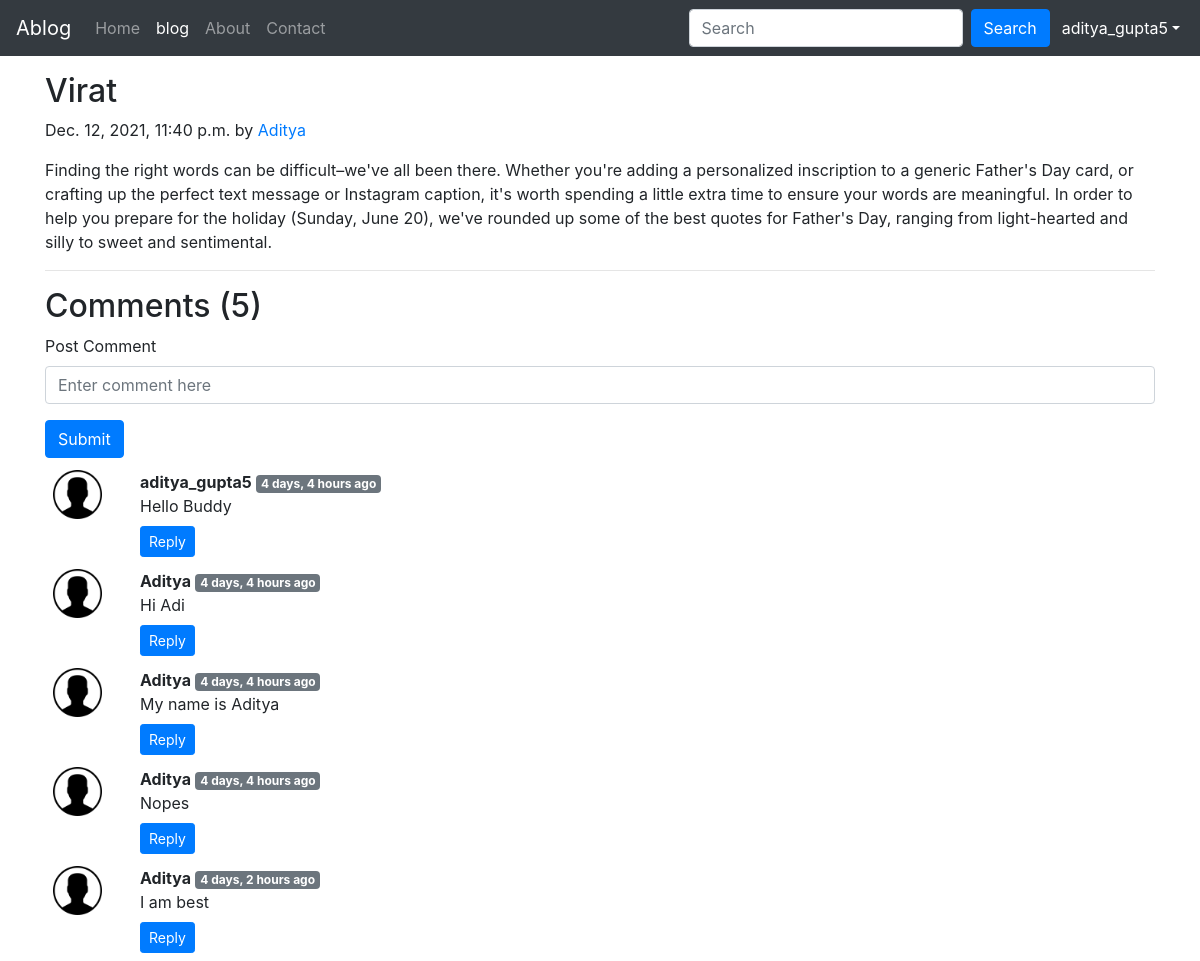
Page /blog/Best Cricketer (signed in) on the committed database.
### blog/models.py (models this page shows, shortened)
class Post(models.Model):
    sno=models.AutoField(primary_key=True)
    title=models.CharField(max_length=255)
    author=models.CharField(max_length=14)
    slug=models.CharField(max_length=130)
    timeStamp=models.DateTimeField(blank=True)
    content=models.TextField()

class BlogComment(models.Model):
    sno= models.AutoField(primary_key=True)
    comment=models.TextField()
    user=models.ForeignKey(User, on_delete=models.CASCADE)
    post=models.ForeignKey(Post, on_delete=models.CASCADE)
    parent=models.ForeignKey('self',on_delete=models.CASCADE, null=True )
    timestamp= models.DateTimeField(default=now)

### blog/views.py (the view)
# urls.py: path('<str:slug>',views.blogpost,name="post"),
def blogpost(request,slug):
    post=Post.objects.filter(slug=slug).first();
    comments=BlogComment.objects.filter(post=post)
    context={"post":post,"comments":comments,'user':request.user};
    return render(request,'blog/blogpost.html',context);

### templates/blog/blogpost.html (shortened to what this page needs)
{% extends 'base.html' %}
{% block blog %}active{% endblock %}
{% block body %}
{% load humanize %}
<div class="container my-3">
    <div class="blog-post">
        <h2 class="blog-post-title">{{post.title}}</h2>
        <p class="blog-post-meta">{{post.timeStamp}} by <a href="#">{{post.author}}</a></p>
        <p>{{post.content|safe}}</p>
        <hr>
    </div>
</div>
<div class="container">
    <h2> Comments ({{comments.count}})</h2>
    <div class="my-2">
        {% if user.is_authenticated %}
        <form action="/blog/postComment" method="post">
            <div class="form-group">
                <label for="exampleInputEmail1">Post Comment </label>
                <input type="text" class="form-control" name="comment" placeholder="Enter comment here">
            </div>
            <button type="submit" class="btn btn-primary">Submit</button>
        </form>
        {% else %}
        Please login to post a comment
        {% endif %}
        {% for comment in comments %}
        <div class="row my-1">
            <div class="col-md-1  ">
                <img class="rounded mx-auto d-block w-100 p-2" src="/static/img/p.png" alt="user">
            </div>
            <div class="col-md-11 mt-2">
                <b> {{comment.user.username}}</b> <span
                    class="badge badge-secondary ">{{comment.timestamp|naturaltime}}</span>
                <div> {{comment.comment}} </div>
                <div class="reply mx-0">
                    <button class="btn btn-sm btn-primary mt-2" type="button" data-toggle="collapse"
                        data-target="#replyBox{{comment.sno}}" aria-expanded="false"
                        aria-controls="replyBox{{comment.sno}}">
                        Reply
                    </button>
                </div>
            </div>
        </div>
            {% endfor %}
        </div>
        {% endblock %}

### templates/base.html (shortened to what this page needs)
<!doctype html>
<html lang="en">
<head>
    <link rel="stylesheet" href="https://stackpath.bootstrapcdn.com/bootstrap/4.4.1/css/bootstrap.min.css"
>
</head>
<body>
    <nav class="navbar navbar-expand-lg navbar-dark bg-dark">
        <a class="navbar-brand" href="/">Ablog</a>
        <div class="collapse navbar-collapse" id="navbarSupportedContent">
            <ul class="navbar-nav mr-auto">
                <li class="nav-item {% block home %}{% endblock  %}">
                    <a class="nav-link" href="/">Home <span class="sr-only">(current)</span></a>
                </li>
                <li class="nav-item {% block blog %}{% endblock  %}">
                    <a class="nav-link" href="/blog">blog</a>
                </li>
                <li class="nav-item {% block about %}{% endblock  %}">
                    <a class="nav-link" href="/abouts">About</a>
                </li>
                <li class="nav-item {% block contact %}{% endblock  %}">
                    <a class="nav-link" href="/contact">Contact</a>
                </li>
            </ul>
            <form method="get" action='/search' class="form-inline my-2 my-lg-0">
                <input class="form-control mr-sm-2" type="search" placeholder="Search" aria-label="Search" name="query"
                    id="query">
                <button class="btn btn-primary my-2 my-sm-0" type="submit">Search</button>
            </form>
            {% if user.is_authenticated %}
            <ul class="navbar-nav ml-1 mr-n1">
                <li class="nav-item dropdown active">
                    <a class="nav-link dropdown-toggle" href='#' id="navbarDropdown" role="button"
                        data-toggle="dropdown">  {{request.user}}</a>
                </li>
            </ul>
        </div>
        {% endif %}
    </nav>
    {% block body %}{% endblock %}
</body>
</html>

### rows in the picture
Post: title "Virat", timeStamp "Dec. 12, 2021, 11:40 p.m.", author "Aditya", content "Finding the right words can be difficult–we've all been there. Whether you're adding a personalized inscription to a generic Father's Day card, or crafting up the perfect text message or Instagram caption, it's worth spending a little extra time to ensure your words are meaningful. In order to help you prepare for the holiday (Sunday, June 20), we've rounded up some of the best quotes for Father's Day, ranging from light-hearted and silly to sweet and sentimental."
BlogComment: user.username "aditya_gupta5", timestamp "4 days, 4 hours ago", comment "Hello Buddy"
BlogComment: user.username "Aditya", timestamp "4 days, 4 hours ago", comment "Hi Adi"
BlogComment: user.username "Aditya", timestamp "4 days, 4 hours ago", comment "My name is Aditya"
BlogComment: user.username "Aditya", timestamp "4 days, 4 hours ago", comment "Nopes"
BlogComment: user.username "Aditya", timestamp "4 days, 2 hours ago", comment "I am best"

### other values in the picture
{{ request.user }} "aditya_gupta5"
{{ comments.count }} "5"
